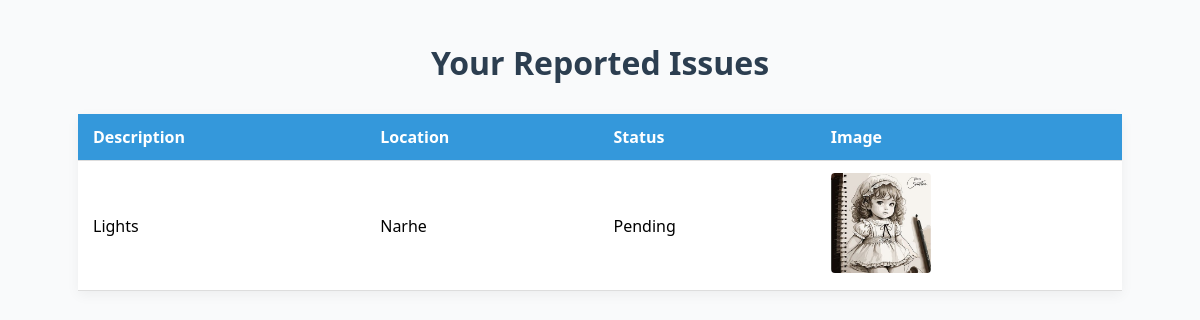
/my_issues (signed in), run on an earlier commit of the app's database.
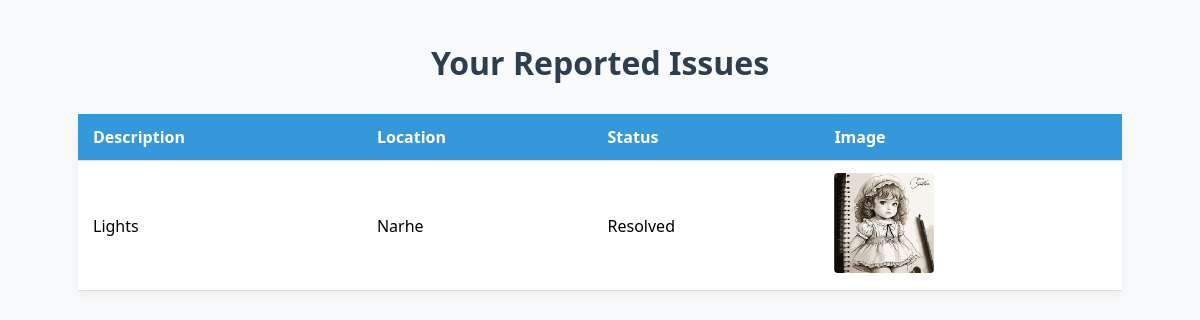
And on a later commit of the database.
### tables this page shows
CREATE TABLE issues (
        id INTEGER PRIMARY KEY AUTOINCREMENT,
        user_id INTEGER,
        location TEXT,
        description TEXT,
        image_path TEXT,
        status TEXT DEFAULT 'Pending',
        FOREIGN KEY(user_id) REFERENCES users(id)
    );

### app.py (the view)
@app.route('/my_issues')
def my_issues():
    if 'user_id' not in session:
        return redirect(url_for('user_login'))
    conn = sqlite3.connect('site_data.db')
    cursor = conn.cursor()
    cursor.execute("SELECT location, description, image_path, status FROM issues WHERE user_id = ?", (session['user_id'],))
    issues = cursor.fetchall()
    conn.close()
    return render_template('user_issues.html', issues=issues)

### templates/user_issues.html (shortened to what this page needs)
<!DOCTYPE html>
<html>
<head>
</head>
<body>
    <h1>Your Reported Issues</h1>
    {% if issues %}
        <table>
            <tr>
                <th>Description</th>
                <th>Location</th>
                <th>Status</th>
                <th>Image</th>
            </tr>
            {% for issue in issues %}
            <tr>
                <td>{{ issue[1] }}</td>
                <td>{{ issue[0] }}</td>
                <td>{{ issue[3] }}</td>
                <td>
                    {% if issue[2] %}
                        <img src="{{ url_for('static', filename='uploads/' ~ issue[2]) }}" alt="Issue Image">
                    {% else %}
                        No image
                    {% endif %}
                </td>
            </tr>
            {% endfor %}
        </table>
    {% else %}
        <p>No issues reported yet.</p>
    {% endif %}
</body>
</html>

### templates/user_issues.html (style rules this page uses)
body { font-family: 'Segoe UI', Tahoma, Geneva, Verdana, sans-serif; background-color: #f9fafb; margin: 0; padding: 20px; }
h1 { text-align: center; color: #2c3e50; margin-bottom: 30px; }
table { width: 90%; margin: auto; border-collapse: collapse; background-color: #ffffff; box-shadow: 0 4px 12px rgba(0, 0, 0, 0.05); }
th, td { padding: 12px 15px; text-align: left; border-bottom: 1px solid #ddd; }
th { background-color: #3498db; color: white; }
img { border-radius: 4px; max-width: 100px; }

What changed in the data, as far as the page shows it:
changed issues "Lights": status "Pending" → "Resolved"
